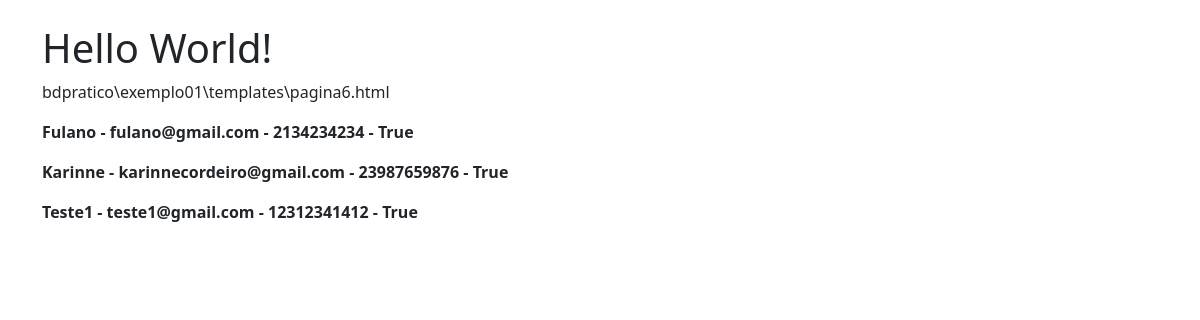
Before: /pagina6 with the older database file.
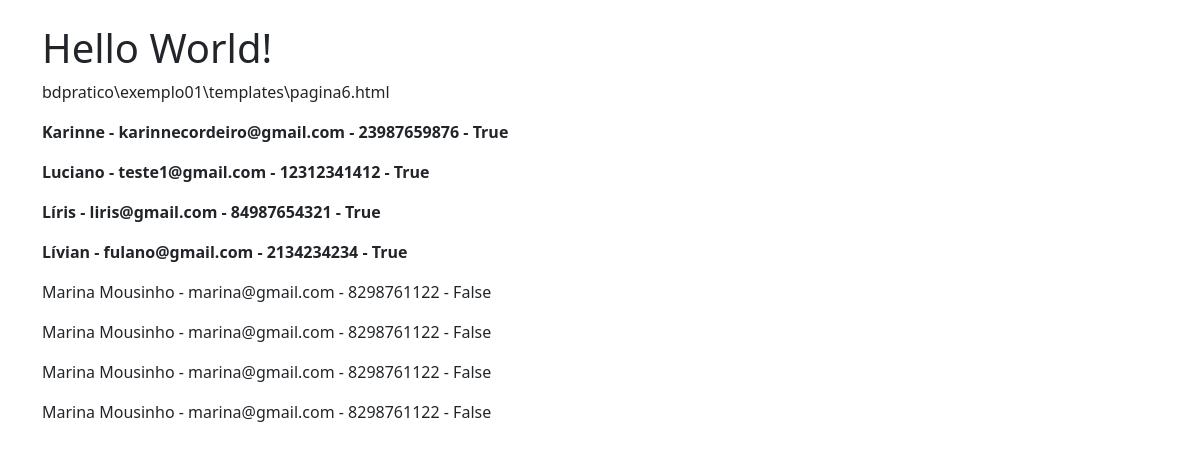
After: the same page with the newer database file.
### exemplo01/models.py (models this page shows, shortened)
class Pessoa(models.Model):
    nome = models.CharField(max_length=50, null=False, blank=False, verbose_name='Nome')
    email = models.CharField(max_length=50, null=False, blank=False, verbose_name='eMail')
    celular = models.CharField(max_length=20, null=True, blank=True, verbose_name='celular')
    funcao = models.CharField(max_length=30, null=True, blank=True, verbose_name='Funcao')
    nascimento = models.DateField(null=True, blank=True, verbose_name='Nascimento')
    ativo = models.BooleanField(default=True, verbose_name='Ativo')
    class Meta:
        ordering = ['nome', 'funcao']

### exemplo01/views.py (the view)
# urls.py: path('pagina6', views.pagina6, name='pagina6_alias'),
def pagina6(request):
    dicionario = {}
    registros = Pessoa.objects.all()
    dicionario['pessoas'] = registros
    return render(request, 'pagina6.html', dicionario)

### exemplo01/templates/pagina6.html (shortened to what this page needs)
{% load static %}
<!DOCTYPE html>
<html lang="pt-br">
<head>
    <link href="https://cdn.jsdelivr.net/npm/bootstrap@5.3.0/dist/css/bootstrap.min.css" rel="stylesheet">
</head>
<body>
    <div class="container mt-4">
        <h1>Hello World!</h1>
        <p>bdpratico\exemplo01\templates\pagina6.html</p>
        {% for regs in pessoas %}
        <p>
            {% if regs.ativo %}
                <strong>
                    {{ regs.nome }} - {{ regs.email }} - {{ regs.celular }} - {{ regs.ativo }}
                </strong>
            {% else %}
                {{ regs.nome }} - {{ regs.email }} - {{ regs.celular }} - {{ regs.ativo }}
            {% endif %}
        </p>
        {% endfor %}
    </div>
</body>
</html>

Changed rows visible on the page:
changed Pessoa "teste1@gmail.com": nome "Teste1" → "Luciano"
added Pessoa: nome "Líris", email "liris@gmail.com", celular "84987654321", ativo "True"
changed Pessoa "fulano@gmail.com": nome "Fulano" → "Lívian"; moves down the list
added Pessoa: nome "Marina Mousinho", email "marina@gmail.com", celular "8298761122", ativo "False"
added Pessoa: nome "Marina Mousinho", email "marina@gmail.com", celular "8298761122", ativo "False"
added Pessoa: nome "Marina Mousinho", email "marina@gmail.com", celular "8298761122", ativo "False"
added Pessoa: nome "Marina Mousinho", email "marina@gmail.com", celular "8298761122", ativo "False"
